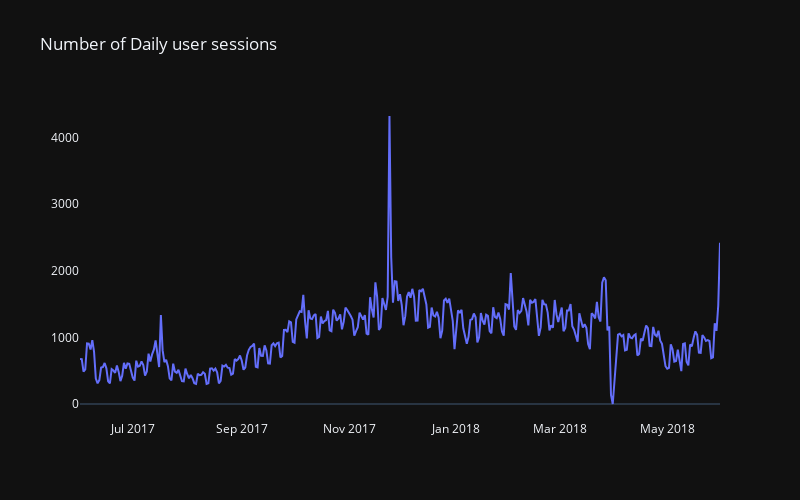

Notebook code cell kept with this figure:
### Code cell
fig = px.line(
    at_users_daily
    ,x='visit_date'
    ,y='sessions_count'
    ,title='Number of Daily user sessions'
    ,labels={
        'visit_date': ''
        ,'sessions_count': ''
    }
)
fig.update_yaxes(showgrid=False).update_xaxes(showgrid=False).update_traces(textangle=1, selector=dict(type='bar'), textfont_color='white')

# fig.show()

### Figure 1 — Plotly figure (JSON) as saved in the notebook; plotly's stock layout.template omitted (floating-point values rounded to 4 significant figures; data arrays with more than 128 entries replaced by an {"elided": "..."} marker saying what was removed)
{"data": [{"hovertemplate": "=%{y}<extra></extra>", "legendgroup": "", "line": {"color": "#636efa", "dash": "solid"}, "marker": {"symbol": "circle"}, "mode": "lines", "name": "", "orientation": "v", "showlegend": false, "type": "scatter", "x": {"elided": "364 str values"}, "xaxis": "x", "y": {"elided": "364 int values"}, "yaxis": "y"}], "layout": {"height": 500, "legend": {"tracegroupgap": 0}, "title": {"text": "Number of Daily user sessions"}, "width": 800, "xaxis": {"anchor": "y", "domain": [0, 1], "showgrid": false, "title": {"text": ""}}, "yaxis": {"anchor": "x", "domain": [0, 1], "showgrid": false, "title": {"text": ""}}}}
